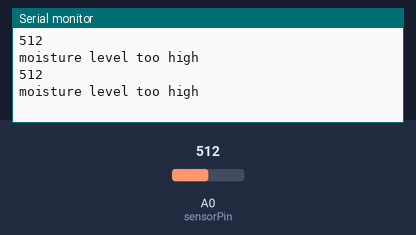
Simulated run of this program. Board: ESP8266 (Wemos D1 mini). Parts: the last lines printed to the serial monitor. Inputs (shaded band) come from the test bench; at power-on: A0 (sensorPin) = 512.

Above: at 1.8 s.
1.9 s: A0 (sensorPin) set to 210
At 2.8 s:
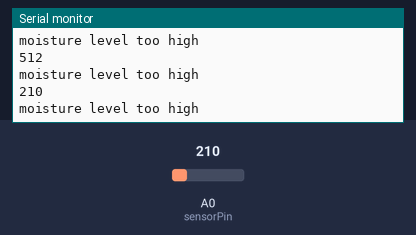
3.4 s: A0 (sensorPin) set to 187
At 4.6 s:
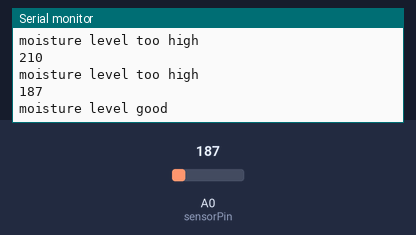
6.5 s: A0 (sensorPin) set to 108
At 7.8 s:
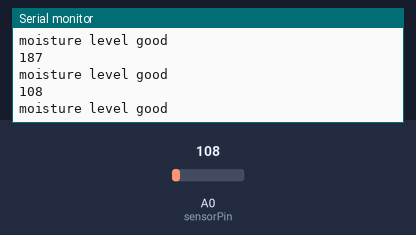
8.0 s: A0 (sensorPin) set to 93
At 8.8 s:
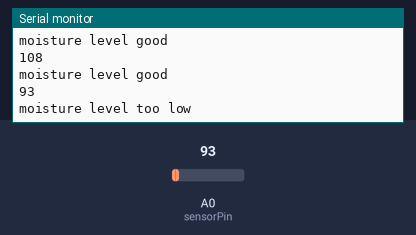
Timing chart, 0 to 11.0 s (numbered marks = the images above; inputs shaded):
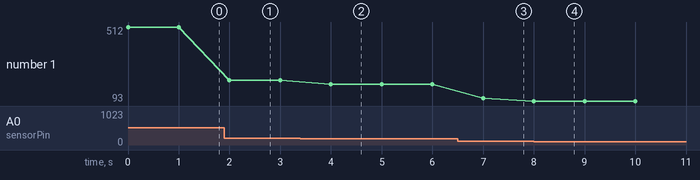

The program:

main.cpp
```cpp
#include <Arduino.h>

int sensorPin = A0;
int sensorValue = 0;

const int DIN_PIN = 9;
const int CS_PIN = 8;
const int CLK_PIN = 7;


void setup() {
  pinMode(sensorPin, INPUT);
  Serial.begin(9600);
}

void loop() {
  sensorValue = analogRead(sensorPin);

  Serial.println(sensorValue);
  // sensorValue is between 0 and 350 when using 3.3V pin
  if (sensorValue > 200) {
    Serial.println("moisture level too high");
  }
  if (sensorValue <= 200 && sensorValue > 100) {
    Serial.println("moisture level good");
  }
  if (sensorValue <= 100 && sensorValue >= 0) {
    Serial.println("moisture level too low");
  }
  delay(1000);
}
```

Measured:
- the behaviour switches between 201 and 200 on A0 (sensorPin) (found by bisection; images 1 and 2)
- the behaviour switches between 101 and 100 on A0 (sensorPin) (found by bisection; images 3 and 4)
- after the input at 1.9 s, the serial monitor: prints a new line after 0.10 s (image 1)
- after the input at 3.4 s, the serial monitor: prints a new line after 0.60 s (image 2)
- after the input at 6.5 s, the serial monitor: prints a new line after 0.50 s (image 3)
- after the input at 8.0 s, the serial monitor: prints a new line at once (image 4)
- plotted number 1: 512 → 210 after the input at 1.9 s, 210 → 187 after the input at 3.4 s, 187 → 108 after the input at 6.5 s, 108 → 93 after the input at 8.0 s
